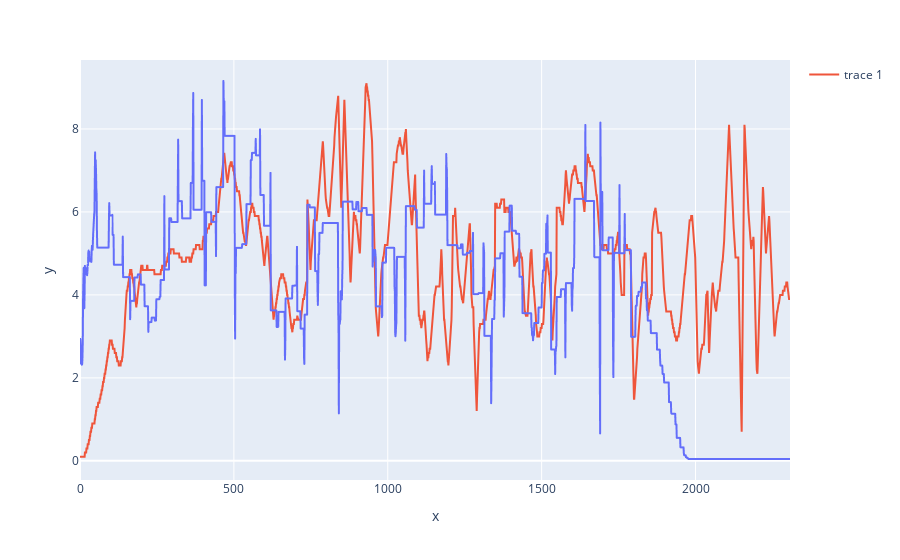

This figure's notebook cell:
### Code cell
fig=px.line( y=set1)
fig.add_trace(go.Scatter(y=set2))

fig.show()

### Figure 1 — Plotly figure (JSON) as saved in the notebook; plotly's stock layout.template omitted (floating-point values rounded to 4 significant figures; data arrays with more than 128 entries replaced by an {"elided": "..."} marker saying what was removed)
{"data": [{"hovertemplate": "x=%{x}<br>y=%{y}<extra></extra>", "legendgroup": "", "line": {"color": "#636efa", "dash": "solid"}, "marker": {"symbol": "circle"}, "mode": "lines", "name": "", "showlegend": false, "type": "scattergl", "x": {"elided": "2308 int values"}, "xaxis": "x", "y": {"elided": "2308 float values"}, "yaxis": "y"}, {"type": "scatter", "y": {"elided": "2308 float values"}}], "layout": {"legend": {"tracegroupgap": 0}, "margin": {"t": 60}, "xaxis": {"anchor": "y", "domain": [0, 1], "title": {"text": "x"}}, "yaxis": {"anchor": "x", "domain": [0, 1], "title": {"text": "y"}}}}
